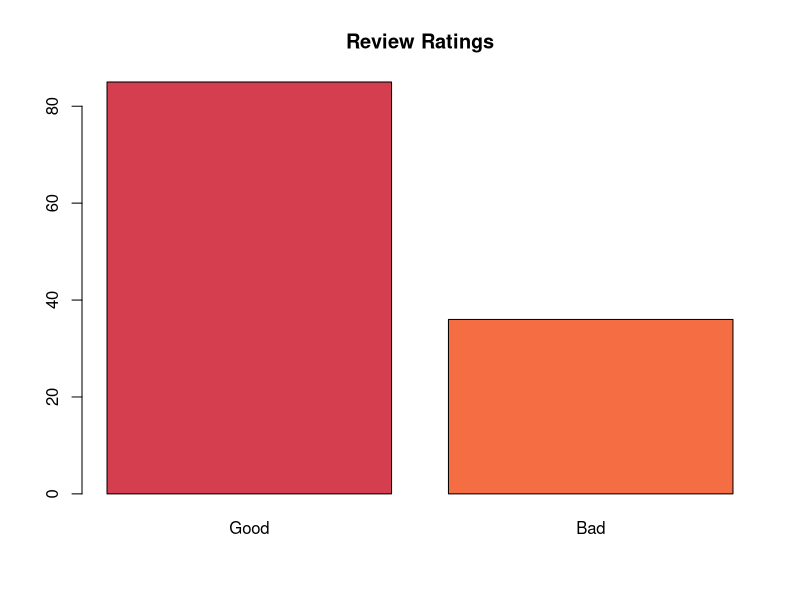
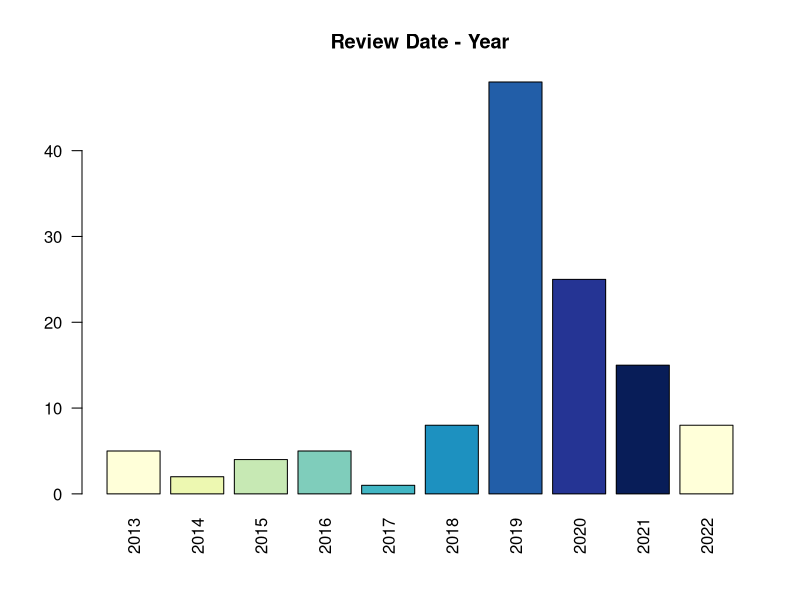
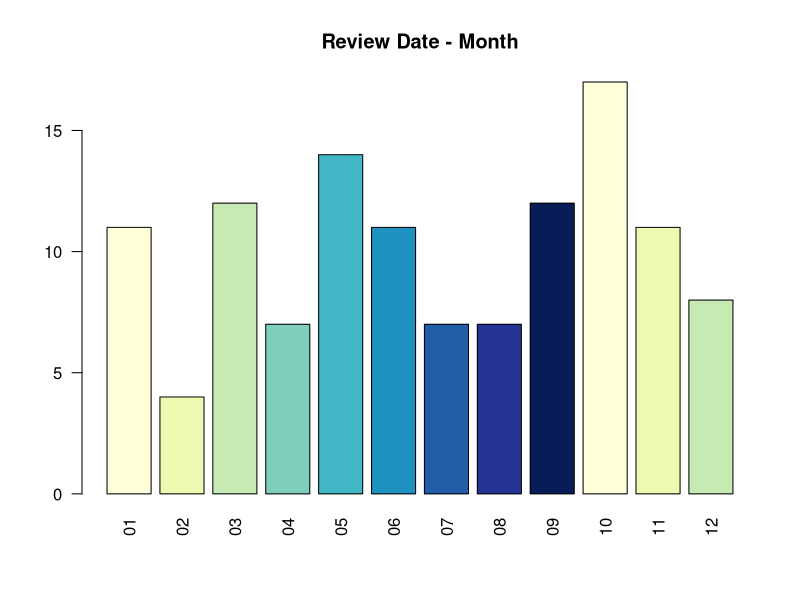
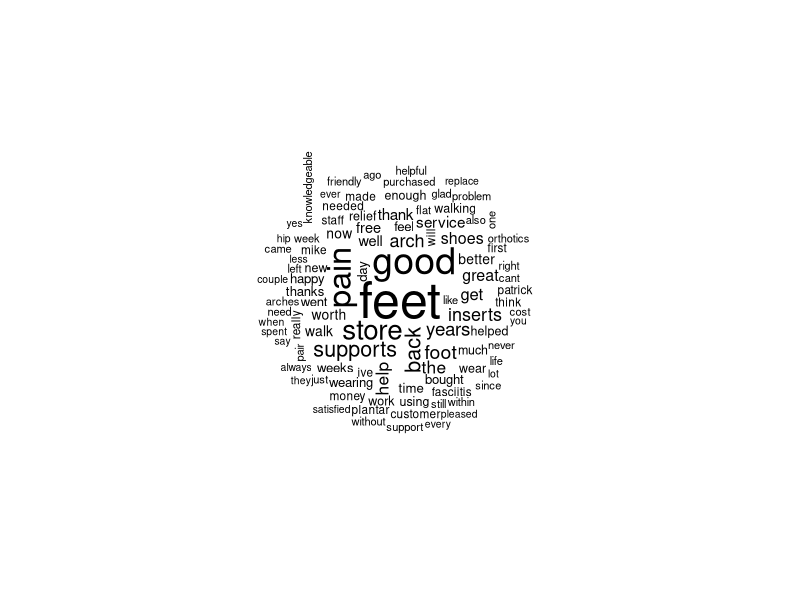
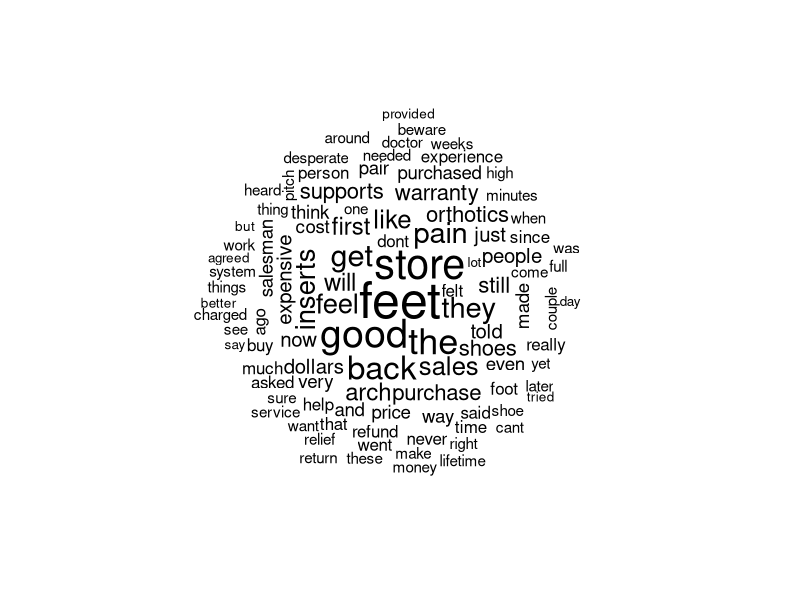

Write the R code that produced these figures, in order.
## ---- chunk 1
gf = read.csv("GF_mkereviews.csv")
str(gf)
## ---- chunk 2
summary(gf)
## ---- chunk 3
gf$review_ID = NULL
## ---- chunk 4
gf = gf[sample(nrow(gf), replace = FALSE),]
## ---- chunk 5
gf$review_rating = factor(gf$review_rating)
levels(gf$review_rating) = list("Good"=c("4", "5"), "Bad"=c("1", "2", "3"))
## ---- chunk 6
library(RColorBrewer)
coul <- brewer.pal(8, "Spectral") 
## ---- chunk 7
barplot(table(gf$review_rating), col=coul, main = "Review Ratings")
## ---- chunk 8
gf$years = format(as.Date(gf$review_datetime_utc, format="%m/%d/%Y"), format="%Y")
gf$months = format(as.Date(gf$review_datetime_utc, format="%m/%d/%Y"), format="%m")
## ---- chunk 9
library(car)
coul <- brewer.pal(9, "YlGnBu")
barplot(table(gf$years), col=coul, main="Review Date - Year", las=2)
barplot(table(gf$months), col=coul, main="Review Date - Month", las=2)
## ---- chunk 10
library(tm)
library(SnowballC)
gf_corpus = VCorpus(VectorSource(gf$review_text))
as.character(gf_corpus[[1]])
## ---- chunk 11
gf_corpus_clean = tm_map(gf_corpus, content_transformer(tolower))
gf_corpus_clean = tm_map(gf_corpus_clean, removeNumbers)
gf_corpus_clean = tm_map(gf_corpus_clean, removeWords, stopwords())

replacePunctuation = function(x){
  gsub("[[:punct:]]+", " ", x)
}

gf_corpus_clean = tm_map(gf_corpus_clean, content_transformer(replacePunctuation))

gf_corpus_clean = tm_map(gf_corpus_clean, stemDocument)
gf_corpus_clean = tm_map(gf_corpus_clean, stripWhitespace)
as.character(gf_corpus_clean[[1]])
## ---- chunk 12
library(wordcloud)
good = subset(gf, review_rating == "Good")$review_text
bad = subset(gf, review_rating == "Bad")$review_text
## ---- chunk 13
#good
wordcloud(good, max.words = 100, scale = c(3, 0.5), random.order = FALSE)
## ---- chunk 14
#bad
wordcloud(bad, max.words = 100, scale = c(3, 0.5), random.order = FALSE)
## ---- chunk 15
gf_dtm = DocumentTermMatrix(gf_corpus_clean)

gf_dtm_train = gf_dtm[1:96, ]
gf_dtm_test = gf_dtm[97:121, ]

gf_train_labels = gf[1:96, ]$review_rating
gf_test_labels = gf[97:121, ]$review_rating
## ---- chunk 16
gf_dtm
## ---- chunk 17
gf_freq_words = findFreqTerms(gf_dtm_train, 5)
gf_dtm_freq_train = gf_dtm_train[, gf_freq_words]
gf_dtm_freq_test = gf_dtm_test[, gf_freq_words]
## ---- chunk 18
gf_dtm_freq_train
## ---- chunk 19
convert_counts <- function(x) {
x = ifelse(x > 0, "Yes", "No")
}
gf_train = apply(gf_dtm_freq_train, MARGIN = 2,
convert_counts)

gf_test = apply(gf_dtm_freq_test, MARGIN = 2,
convert_counts)
## ---- chunk 20
library(e1071)
gf_classifier = naiveBayes(gf_train, gf_train_labels)
## ---- chunk 21
gf_test_pred = predict(gf_classifier, gf_test)
## ---- chunk 22
library(gmodels)
CrossTable(gf_test_pred, gf_test_labels, prop.chisq = FALSE, prop.t = FALSE, dnn = c('predicted', 'actual'))
